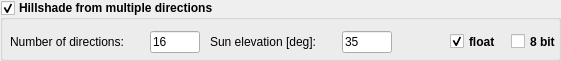
    <widget class="QGroupBox" name="group_hillshade_multiple">
     <property name="enabled">
      <bool>true</bool>
     </property>
     <property name="geometry">
      <rect>
       <x>70</x>
       <y>100</y>
       <width>561</width>
       <height>61</height>
      </rect>
     </property>
     <property name="sizePolicy">
      <sizepolicy hsizetype="MinimumExpanding" vsizetype="MinimumExpanding">
       <horstretch>0</horstretch>
       <verstretch>0</verstretch>
      </sizepolicy>
     </property>
     <property name="font">
      <font>
       <weight>75</weight>
       <bold>true</bold>
      </font>
     </property>
     <property name="accessibleDescription">
      <string>multiple_hillshading</string>
     </property>
     <property name="title">
      <string>Hillshade from multiple directions</string>
     </property>
     <property name="flat">
      <bool>false</bool>
     </property>
     <property name="checkable">
      <bool>true</bool>
     </property>
     <property name="checked">
      <bool>true</bool>
     </property>
     <widget class="QWidget" name="layoutWidget_45">
      <property name="geometry">
       <rect>
        <x>10</x>
        <y>30</y>
        <width>190</width>
        <height>24</height>
       </rect>
      </property>
      <property name="sizePolicy">
       <sizepolicy hsizetype="MinimumExpanding" vsizetype="MinimumExpanding">
        <horstretch>0</horstretch>
        <verstretch>0</verstretch>
       </sizepolicy>
      </property>
      <layout class="QHBoxLayout" name="horizontalLayout_51">
       <item>
        <widget class="QLabel" name="label_51">
         <property name="sizePolicy">
          <sizepolicy hsizetype="MinimumExpanding" vsizetype="MinimumExpanding">
           <horstretch>0</horstretch>
           <verstretch>0</verstretch>
          </sizepolicy>
         </property>
         <property name="font">
          <font>
           <weight>50</weight>
           <bold>false</bold>
          </font>
         </property>
         <property name="text">
          <string>Number of directions:</string>
         </property>
        </widget>
       </item>
       <item>
        <widget class="QLineEdit" name="line_mhs_nr_dir">
         <property name="sizePolicy">
          <sizepolicy hsizetype="MinimumExpanding" vsizetype="MinimumExpanding">
           <horstretch>0</horstretch>
           <verstretch>0</verstretch>
          </sizepolicy>
         </property>
         <property name="minimumSize">
          <size>
           <width>0</width>
           <height>0</height>
          </size>
         </property>
         <property name="maximumSize">
          <size>
           <width>50</width>
           <height>22</height>
          </size>
         </property>
         <property name="font">
          <font>
           <weight>50</weight>
           <bold>false</bold>
          </font>
         </property>
         <property name="accessibleDescription">
          <string>Number of directions</string>
         </property>
         <property name="inputMask">
          <string>009</string>
         </property>
         <property name="text">
          <string>16</string>
         </property>
         <property name="maxLength">
          <number>3</number>
         </property>
         <property name="frame">
          <bool>true</bool>
         </property>
         <property name="placeholderText">
          <string>16</string>
         </property>
         <property name="clearButtonEnabled">
          <bool>false</bool>
         </property>
        </widget>
       </item>
      </layout>
     </widget>
     <widget class="QWidget" name="layoutWidget_44">
      <property name="geometry">
       <rect>
        <x>210</x>
        <y>30</y>
        <width>182</width>
        <height>24</height>
       </rect>
      </property>
      <property name="sizePolicy">
       <sizepolicy hsizetype="MinimumExpanding" vsizetype="MinimumExpanding">
        <horstretch>0</horstretch>
        <verstretch>0</verstretch>
       </sizepolicy>
      </property>
      <layout class="QHBoxLayout" name="horizontalLayout_50">
       <item>
        <widget class="QLabel" name="label_50">
         <property name="sizePolicy">
          <sizepolicy hsizetype="MinimumExpanding" vsizetype="MinimumExpanding">
           <horstretch>0</horstretch>
           <verstretch>0</verstretch>
          </sizepolicy>
         </property>
         <property name="font">
          <font>
           <weight>50</weight>
           <bold>false</bold>
          </font>
         </property>
         <property name="text">
          <string>Sun elevation [deg]:</string>
         </property>
        </widget>
       </item>
       <item>
        <widget class="QLineEdit" name="line_mhs_sun_el">
         <property name="sizePolicy">
          <sizepolicy hsizetype="MinimumExpanding" vsizetype="MinimumExpanding">
           <horstretch>0</horstretch>
           <verstretch>0</verstretch>
          </sizepolicy>
         </property>
         <property name="minimumSize">
          <size>
           <width>0</width>
           <height>0</height>
          </size>
         </property>
         <property name="maximumSize">
          <size>
           <width>50</width>
           <height>22</height>
          </size>
         </property>
         <property name="font">
          <font>
           <weight>50</weight>
           <bold>false</bold>
          </font>
         </property>
         <property name="accessibleDescription">
          <string>sun_elevation</string>
         </property>
         <property name="inputMask">
          <string>009</string>
         </property>
         <property name="text">
          <string>35</string>
         </property>
         <property name="maxLength">
          <number>3</number>
         </property>
         <property name="frame">
          <bool>true</bool>
         </property>
         <property name="placeholderText">
          <string>315</string>
         </property>
         <property name="clearButtonEnabled">
          <bool>false</bool>
         </property>
        </widget>
       </item>
      </layout>
     </widget>
     <widget class="QWidget" name="horizontalLayoutWidget_6">
      <property name="geometry">
       <rect>
        <x>450</x>
        <y>30</y>
        <width>115</width>
        <height>23</height>
       </rect>
      </property>
      <property name="sizePolicy">
       <sizepolicy hsizetype="MinimumExpanding" vsizetype="MinimumExpanding">
        <horstretch>0</horstretch>
        <verstretch>0</verstretch>
       </sizepolicy>
      </property>
      <layout class="QHBoxLayout" name="horizontalLayout_4">
       <item>
        <widget class="QCheckBox" name="check_mhs_float">
         <property name="sizePolicy">
          <sizepolicy hsizetype="MinimumExpanding" vsizetype="MinimumExpanding">
           <horstretch>0</horstretch>
           <verstretch>0</verstretch>
          </sizepolicy>
         </property>
         <property name="text">
          <string>float</string>
         </property>
         <property name="checked">
          <bool>true</bool>
         </property>
        </widget>
       </item>
       <item>
        <widget class="QCheckBox" name="check_mhs_8bit">
         <property name="sizePolicy">
          <sizepolicy hsizetype="MinimumExpanding" vsizetype="MinimumExpanding">
           <horstretch>0</horstretch>
           <verstretch>0</verstretch>
          </sizepolicy>
         </property>
         <property name="text">
          <string>8 bit</string>
         </property>
        </widget>
       </item>
      </layout>
     </widget>
    </widget>
